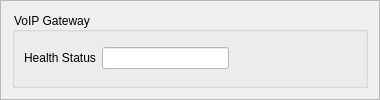
              <widget class="QFrame" name="frame_16">
               <property name="minimumSize">
                <size>
                 <width>380</width>
                 <height>0</height>
                </size>
               </property>
               <property name="frameShape">
                <enum>QFrame::StyledPanel</enum>
               </property>
               <property name="frameShadow">
                <enum>QFrame::Raised</enum>
               </property>
               <layout class="QVBoxLayout" name="verticalLayout_10">
                <item>
                 <widget class="QGroupBox" name="CSC_gb_16">
                  <property name="minimumSize">
                   <size>
                    <width>350</width>
                    <height>0</height>
                   </size>
                  </property>
                  <property name="font">
                   <font>
                    <italic>false</italic>
                    <underline>false</underline>
                   </font>
                  </property>
                  <property name="autoFillBackground">
                   <bool>false</bool>
                  </property>
                  <property name="styleSheet">
                   <string notr="true">color: rgb(0, 0, 0);</string>
                  </property>
                  <property name="title">
                   <string>VoIP Gateway</string>
                  </property>
                  <property name="flat">
                   <bool>false</bool>
                  </property>
                  <property name="checkable">
                   <bool>false</bool>
                  </property>
                  <layout class="QGridLayout" name="gridLayout_34">
                   <item row="0" column="0">
                    <layout class="QHBoxLayout" name="horizontalLayout_47">
                     <item>
                      <widget class="QLabel" name="label_69">
                       <property name="text">
                        <string>Health Status</string>
                       </property>
                      </widget>
                     </item>
                     <item>
                      <widget class="QLineEdit" name="CSVG_H_LE">
                       <property name="styleSheet">
                        <string notr="true">background-color: rgb(255, 255, 255);</string>
                       </property>
                      </widget>
                     </item>
                     <item>
                      <spacer name="horizontalSpacer_23">
                       <property name="orientation">
                        <enum>Qt::Horizontal</enum>
                       </property>
                       <property name="sizeHint" stdset="0">
                        <size>
                         <width>108</width>
                         <height>20</height>
                        </size>
                       </property>
                      </spacer>
                     </item>
                    </layout>
                   </item>
                  </layout>
                 </widget>
                </item>
               </layout>
              </widget>
